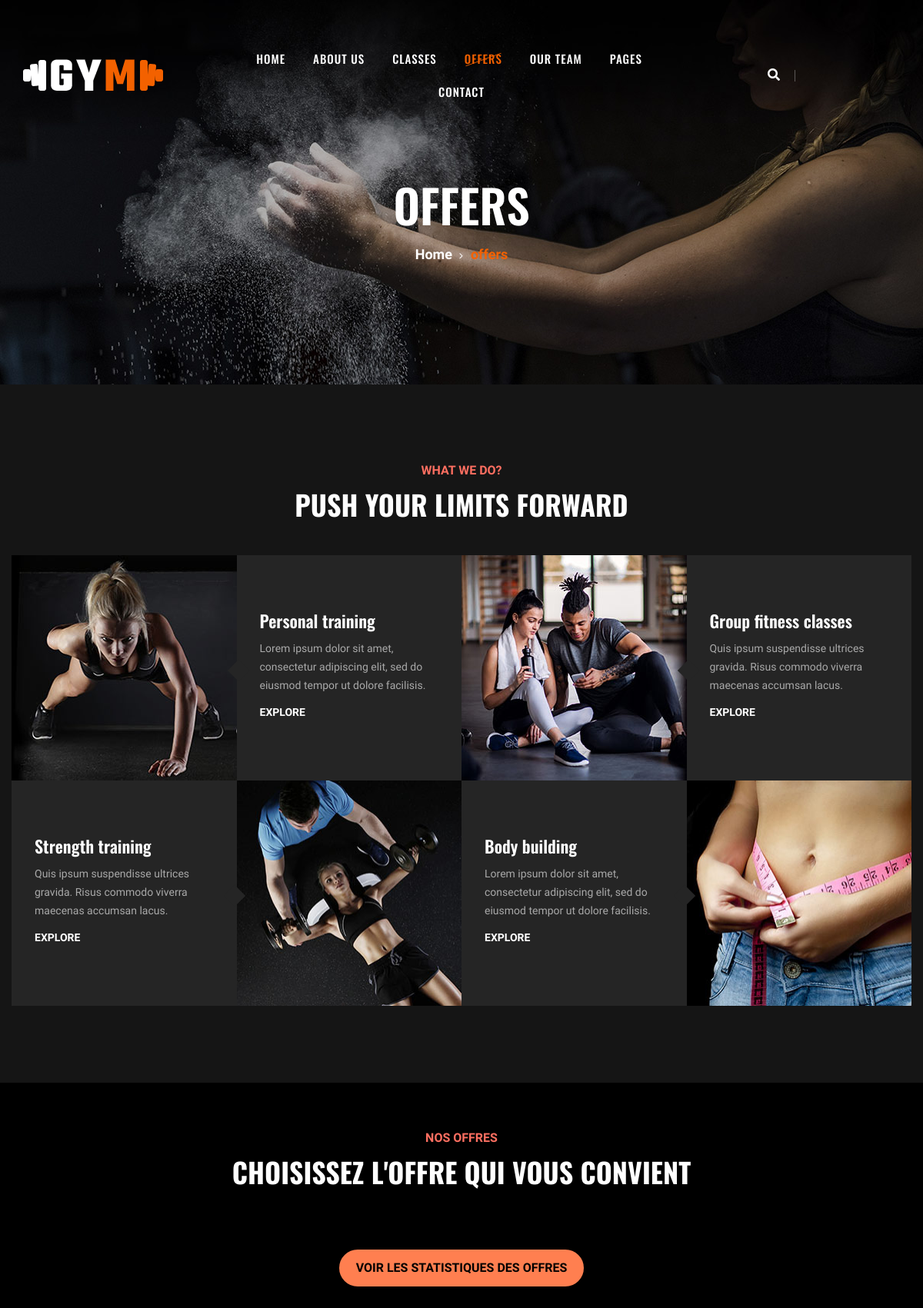
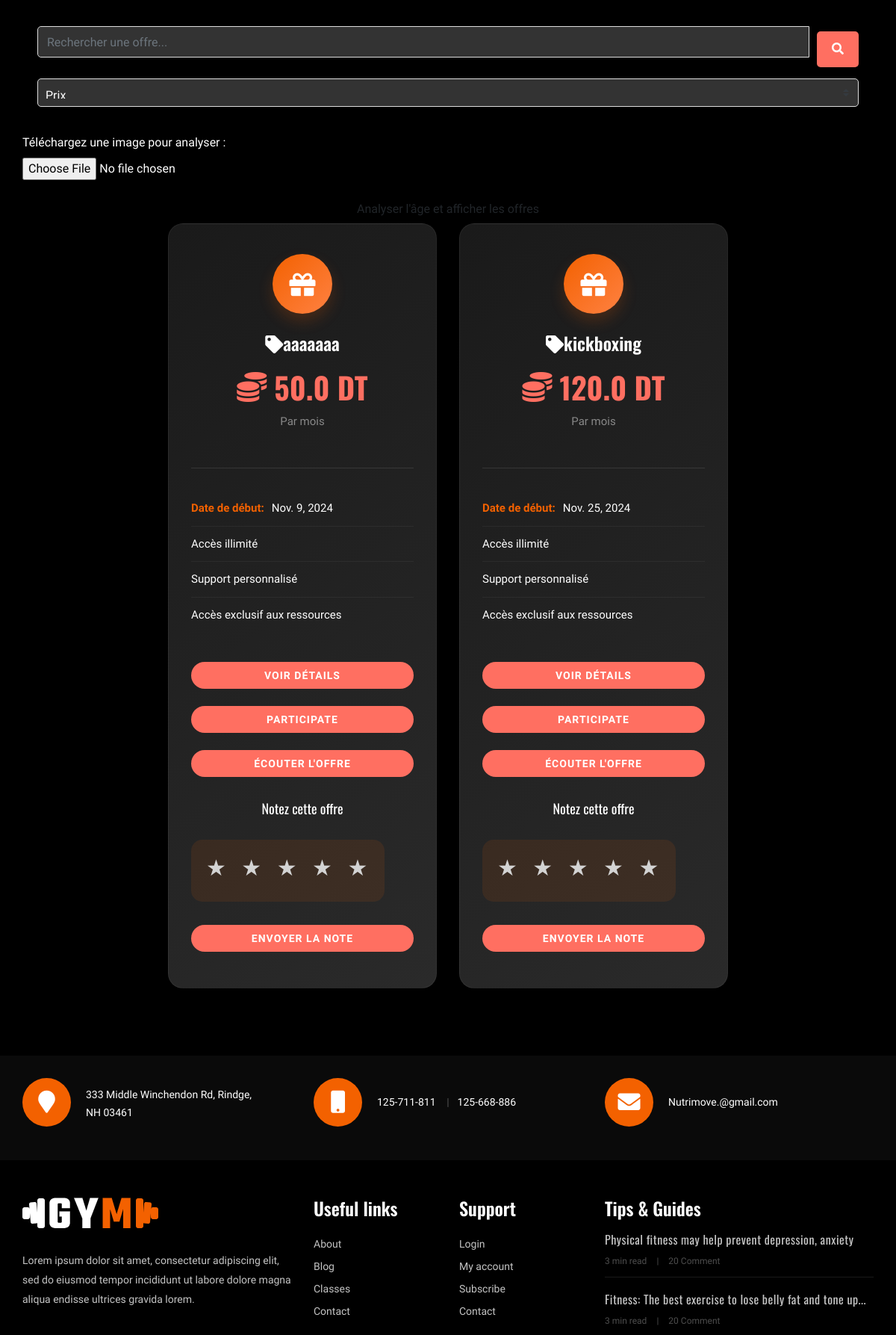
/offres/listViewoffre/ (upper part), run on the app's committed database (2 pictures, top to bottom).
### gestionOffres/models.py (models this page shows, shortened)
class offre(models.Model):
 titleOffre=models.CharField(max_length=255)
 program = models.FileField(
        upload_to='files/',
        validators=[FileExtensionValidator(allowed_extensions=['pdf', 'png', 'jpeg', 'jpg'])],
        error_messages={'invalid_extension': 'Le fichier doit être au format PDF, PNG, JPEG ou JPG.'}  # Correction ici
    )
 capacity=models.IntegerField(validators=[MaxValueValidator(limit_value=20,message="capacity must be under 20")])
 start_date=models.DateField()
 end_date=models.DateField()
 price=models.FloatField()
 coach_id=models.IntegerField()
 nutrisionist_id=models.IntegerField()
 class meta:
    verbose_name_plural="offres"

### gestionOffres/views.py (the view)
# urls.py: path('listViewoffre/', offreListView.as_view(), name='listViewoffre'),
class offreListView(ListView):
    model = offre
    template_name = 'listOffre.html'
    context_object_name = 'offres'
    paginate_by = 3  # Number of offers per page
    def get_queryset(self):
        queryset = offre.objects.order_by('start_date')
        sort_by = self.request.GET.get('sort_by')
        if sort_by == 'price':
            queryset = queryset.order_by('price')
        elif sort_by == 'titleOffre':
            queryset = queryset.order_by('titleOffre')
        return queryset

### gestionOffres/Templates/listOffre.html (shortened to what this page needs)
{% load static %}
<!DOCTYPE html>
<html lang="en">
    <html lang="zxx">
    <head>
        {% load static %}
        <link rel="stylesheet" href="{% static 'css/bootstrap.min.css' %}">
        <link rel="stylesheet" href="{% static 'css/font-awesome.min.css' %}">
        <link rel="stylesheet" href="{% static 'css/flaticon.css' %}" type="text/css">
        <link rel="stylesheet" href="{% static 'css/owl.carousel.min.css' %}" type="text/css">
        <link rel="stylesheet" href="{% static 'css/barfiller.css' %}" type="text/css">
        <link rel="stylesheet" href="{% static 'css/magnific-popup.css' %}" type="text/css">
        <link rel="stylesheet" href="{% static 'css/slicknav.min.css' %}" type="text/css">
        <link rel="stylesheet" href="{% static 'css/style.css' %}" type="text/css">
        <link href="https://cdnjs.cloudflare.com/ajax/libs/font-awesome/5.15.4/css/all.min.css" rel="stylesheet">
</head>
<body>
    <header class="header-section">
        <div class="container-fluid">
            <div class="row">
                <div class="col-lg-3">
                    <div class="logo">
                        <a href="./index.html">
                            <img src="{% static 'img/logo.png' %}" alt="">
                        </a>
                    </div>
                </div>
                <div class="col-lg-6">
                    <nav class="nav-menu">
                        <ul>
                            <li><a href="./index.html">Home</a></li>
                            <li><a href="./about-us.html">About Us</a></li>
                            <li><a href="./classes.html">Classes</a></li>
                            <li class="active"><a href="./services.html">offers</a></li>
                            <li><a href="./team.html">Our Team</a></li>
                            <li><a href="#">Pages</a>
                            </li>
                            <li><a href="./contact.html">Contact</a></li>
                        </ul>
                    </nav>
                </div>
                <div class="col-lg-3">
                    <div class="top-option">
                        <div class="to-search search-switch">
                            <i class="fa fa-search"></i>
                        </div>
                        <div class="to-social">
                            <a href="#"><i class="fa fa-facebook"></i></a>
                            <a href="#"><i class="fa fa-twitter"></i></a>
                            <a href="#"><i class="fa fa-youtube-play"></i></a>
                            <a href="#"><i class="fa fa-instagram"></i></a>
                        </div>
                    </div>
                </div>
            </div>
        </div>
    </header>
    <section class="breadcrumb-section set-bg" data-setbg="{% static 'img/breadcrumb-bg.jpg' %}">
        <div class="container">
            <div class="row">
                <div class="col-lg-12 text-center">
                    <div class="breadcrumb-text">
                        <h2>offers</h2>
                        <div class="bt-option">
                            <a href="./index.html">Home</a>
                            <span>offers</span>
                        </div>
                    </div>
                </div>
            </div>
        </div>
    </section>
    <section class="services-section spad">
        <div class="container">
            <div class="row">
                <div class="col-lg-12">
                    <div class="section-title">
                        <span>What we do?</span>
                        <h2>PUSH YOUR LIMITS FORWARD</h2>
                    </div>
                </div>
            </div>
            <div class="row">
                <div class="col-lg-3 order-lg-1 col-md-6 p-0">
                    <div class="ss-pic">
                        <img src="{% static 'img/services/services-1.jpg' %}" alt="">
                    </div>
                </div>
                <div class="col-lg-3 order-lg-2 col-md-6 p-0">
                    <div class="ss-text">
                        <h4>Personal training</h4>
                        <p>Lorem ipsum dolor sit amet, consectetur adipiscing elit, sed do eiusmod tempor ut dolore
                            facilisis.</p>
                        <a href="#">Explore</a>
                    </div>
                </div>
                <div class="col-lg-3 order-lg-3 col-md-6 p-0">
                    <div class="ss-pic">
                        <img src="{% static 'img/services/services-2.jpg' %}" alt="">
                    </div>
                </div>
                <div class="col-lg-3 order-lg-4 col-md-6 p-0">
                    <div class="ss-text">
                        <h4>Group fitness classes</h4>
                        <p>Quis ipsum suspendisse ultrices gravida. Risus commodo viverra maecenas accumsan lacus.</p>
                        <a href="#">Explore</a>
                    </div>
                </div>
                <div class="col-lg-3 order-lg-8 col-md-6 p-0">
                    <div class="ss-pic">
                        <img src="{% static 'img/services/services-4.jpg' %}" alt="">
                    </div>
                </div>
                <div class="col-lg-3 order-lg-7 col-md-6 p-0">
                    <div class="ss-text second-row">
                        <h4>Body building</h4>
                        <p>Lorem ipsum dolor sit amet, consectetur adipiscing elit, sed do eiusmod tempor ut dolore
                            facilisis.</p>
                        <a href="#">Explore</a>
                    </div>
                </div>
                <div class="col-lg-3 order-lg-6 col-md-6 p-0">
                    <div class="ss-pic">
                        <img src="{% static 'img/services/services-3.jpg' %}" alt="">
                    </div>
                </div>
                <div class="col-lg-3 order-lg-5 col-md-6 p-0">
                    <div class="ss-text second-row">
                        <h4>Strength training</h4>
                        <p>Quis ipsum suspendisse ultrices gravida. Risus commodo viverra maecenas accumsan lacus.</p>
                        <a href="#">Explore</a>
                    </div>
                </div>
            </div>
        </div>
    </section>
<section id="price" class="pricing-section service-pricing spad">
    <div class="container">
        <div class="row">
            <div class="col-lg-12">
                <div class="section-title">
                    <span>Nos Offres</span>
                    <h2>Choisissez l'offre qui vous convient</h2>
                </div>
            </div>
        </div>
        <div class="text-center my-4">
            <a href="{% url 'offre_statistics_view' %}" class="btn btn-statistics">
                Voir les statistiques des offres
            </a>
        </div>
        <div class="search-sort-container wow fadeInUp" data-wow-delay="0.3s">
            <form method="get" action="{% url 'search_offres' %}" class="search-sort-form">
                <div class="input-group input-group-lg">
                    <input type="text" name="q" placeholder="Rechercher une offre..."
                           value="{{ request.GET.q|default_if_none:'' }}" class="form-control" />
                    <button type="submit" class="btn btn-search">
                        <i class="fa fa-search"></i>
                    </button>
                </div>
                <div class="form-group">
                    <select name="sort_by" id="sort_by" class="custom-select" onchange="this.form.submit()">
                        <option value="price" {% if request.GET.sort_by == 'price' %}selected{% endif %}>Prix</option>
                    </select>
                </div>
            </form>
        </div>
        <form method="post" action="{% url 'analyze_face' offre_id=None %}" enctype="multipart/form-data">
            <div class="form-group">
                <label for="image-upload">Téléchargez une image pour analyser :</label>
                <input type="file" id="image-upload" name="image" class="form-control-file" required>
            </div>
            <button type="submit" class="btn btn-analyze">Analyser l'âge et afficher les offres</button>
        </form>
        <div class="row justify-content-center">
            {% for c in offres %}
            <div class="col-lg-4 col-md-6">
                <div class="class-item">
                    <div class="ci-pic">
                        <div class="offer-header">
                            <div class="offer-icon">
                                <i class="fas fa-gift"></i>
                            </div>
                            <h3><i class="fas fa-tag me-2"></i>{{ c.titleOffre }}</h3>
                            <div class="pi-price">
                                <h2><i class="fas fa-coins me-2"></i>{{ c.price }} DT</h2>
                                <span class="period">Par mois</span>
                            </div>
                        </div>
                    </div>
                    <ul>
                        <li><strong>Date de début:</strong> {{ c.start_date }}</li>
                        <li>Accès illimité</li>
                        <li>Support personnalisé</li>
                        <li>Accès exclusif aux ressources</li>
                    </ul>
                    <a href="{% url 'detailoffre' c.id %}" class="primary-btn pricing-btn">Voir Détails</a>
                    <a href="#"
                       class="primary-btn pricing-btn btn-abonner"
                       data-offre-id="{{ c.id }}">
                       Participate
                    </a>
                    <button class="primary-btn pricing-btn" onclick="playAudio('{{ c.id }}')">Écouter l'offre</button>
                    <h4 class="mt-4">Notez cette offre</h4>
                    <form method="post" action="{% url 'rate_offre' offre_id=c.id %}">
                        <div class="star-rating">
                            <label for="star5-{{ c.id }}" class="star">&#9733;</label>
                            <label for="star4-{{ c.id }}" class="star">&#9733;</label>
                            <label for="star3-{{ c.id }}" class="star">&#9733;</label>
                            <label for="star2-{{ c.id }}" class="star">&#9733;</label>
                            <label for="star1-{{ c.id }}" class="star">&#9733;</label>
                        </div>
                        <button type="submit" class="primary-btn pricing-btn mt-3">Envoyer la note</button>
                    </form>
                </div>
            </div>
            {% empty %}
            <div class="col-md-12">
                <p class="alert alert-warning">Aucune offre disponible</p>
            </div>
            {% endfor %}
        </div>
    </div>
</section>
<div class="gettouch-section">
    <div class="container">
        <div class="row">
            <div class="col-md-4">
                <div class="gt-text">
                    <i class="fa fa-map-marker"></i>
                    <p>333 Middle Winchendon Rd, Rindge,<br/> NH 03461</p>
                </div>
            </div>
            <div class="col-md-4">
                <div class="gt-text">
                    <i class="fa fa-mobile"></i>
                    <ul>
                        <li>125-711-811</li>
                        <li>125-668-886</li>
                    </ul>
                </div>
            </div>
            <div class="col-md-4">
                <div class="gt-text email">
                    <i class="fa fa-envelope"></i>
                    <p>Nutrimove.@gmail.com</p>
                </div>
            </div>
        </div>
    </div>
</div>
    <section class="footer-section">
        <div class="container">
            <div class="row">
                <div class="col-lg-4">
                    <div class="fs-about">
                        <div class="fa-logo">
                            <img src="{% static 'img/logo.png' %}" alt="">
                        </div>
                        <p>Lorem ipsum dolor sit amet, consectetur adipiscing elit, sed do eiusmod tempor incididunt ut
                            labore dolore magna aliqua endisse ultrices gravida lorem.</p>
                        <div class="fa-social">
                            <a href="#"><i class="fa fa-facebook"></i></a>
                            <a href="#"><i class="fa fa-twitter"></i></a>
                            <a href="#"><i class="fa fa-youtube-play"></i></a>
                            <a href="#"><i class="fa fa-instagram"></i></a>
                            <a href="#"><i class="fa  fa-envelope-o"></i></a>
                        </div>
                    </div>
                </div>
                <div class="col-lg-2 col-md-3 col-sm-6">
                    <div class="fs-widget">
                        <h4>Useful links</h4>
                        <ul>
                            <li><a href="#">About</a></li>
                            <li><a href="#">Blog</a></li>
                            <li><a href="#">Classes</a></li>
                            <li><a href="#">Contact</a></li>
                        </ul>
                    </div>
                </div>
                <div class="col-lg-2 col-md-3 col-sm-6">
                    <div class="fs-widget">
                        <h4>Support</h4>
                        <ul>
                            <li><a href="#">Login</a></li>
                            <li><a href="#">My account</a></li>
                            <li><a href="#">Subscribe</a></li>
                            <li><a href="#">Contact</a></li>
                        </ul>
                    </div>
                </div>
                <div class="col-lg-4 col-md-6">
                    <div class="fs-widget">
                        <h4>Tips & Guides</h4>
                        <div class="fw-recent">
                            <h6><a href="#">Physical fitness may help prevent depression, anxiety</a></h6>
                            <ul>
                                <li>3 min read</li>
                                <li>20 Comment</li>
                            </ul>
                        </div>
                        <div class="fw-recent">
                            <h6><a href="#">Fitness: The best exercise to lose belly fat and tone up...</a></h6>
                            <ul>
                                <li>3 min read</li>
                                <li>20 Comment</li>
                            </ul>
                        </div>
                    </div>
                </div>
            </div>
        </div>
    </section>
</body>
</html>

### data on the page
offre: titleOffre "aaaaaaa", price "50.0", start_date "Nov. 9, 2024"
offre: titleOffre "kickboxing", price "120.0", start_date "Nov. 25, 2024"
